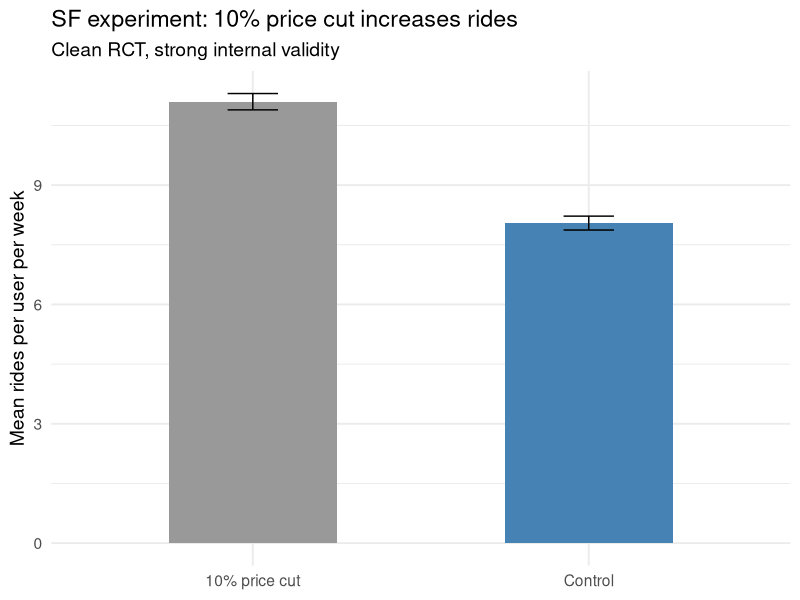
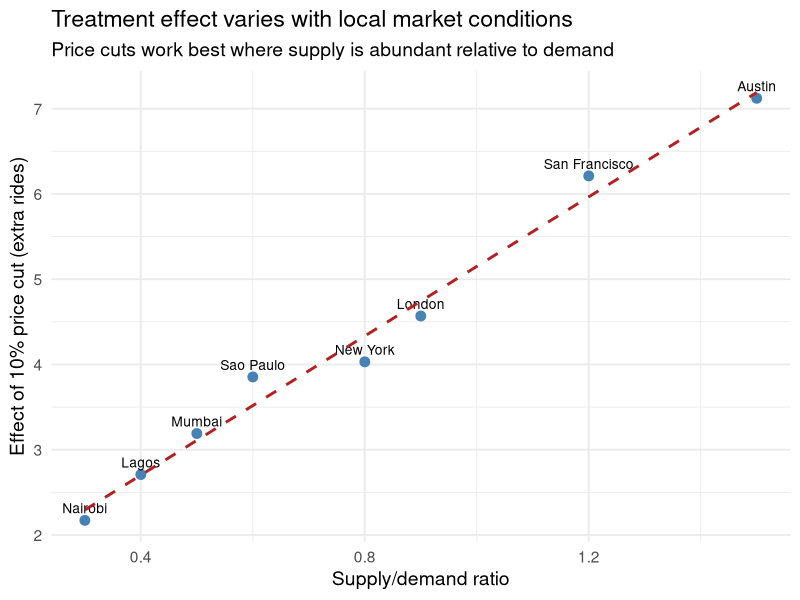
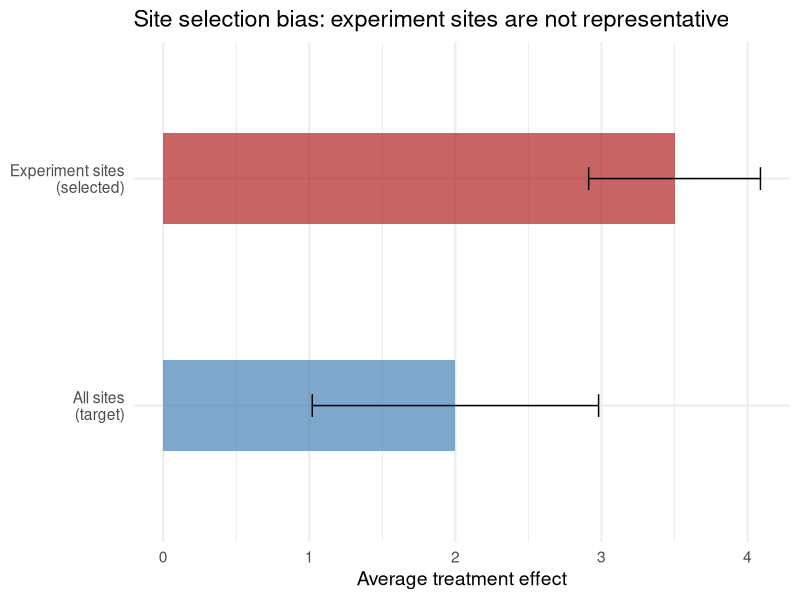
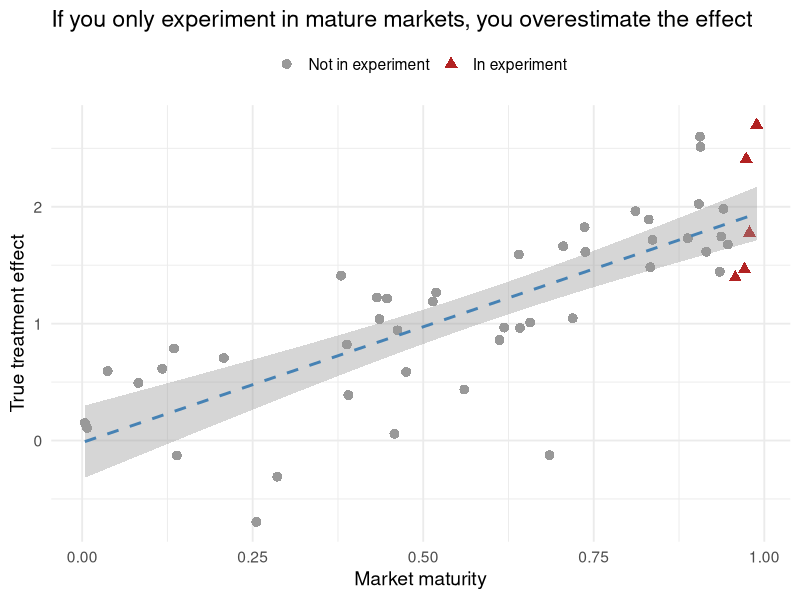
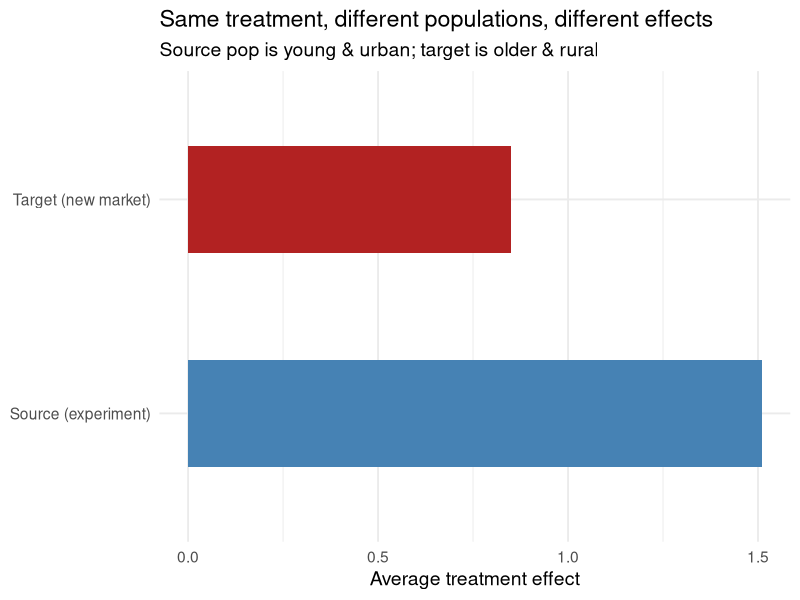
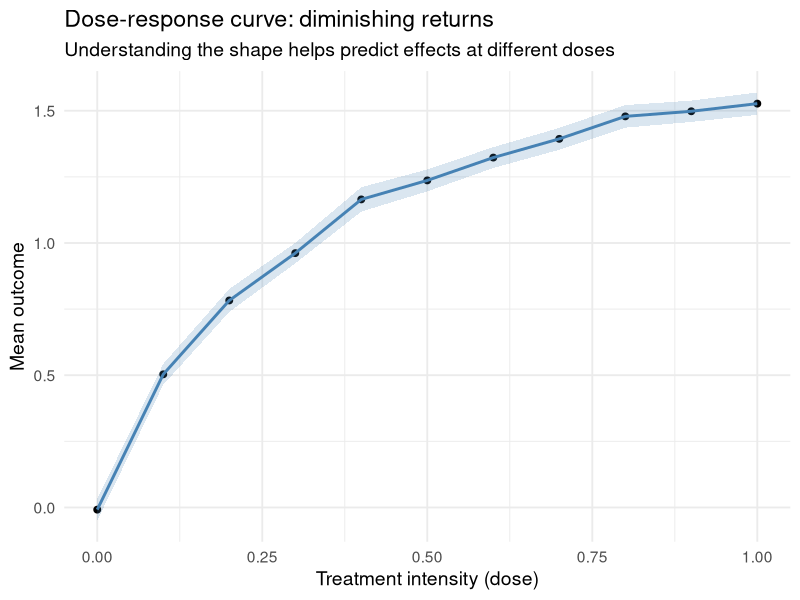
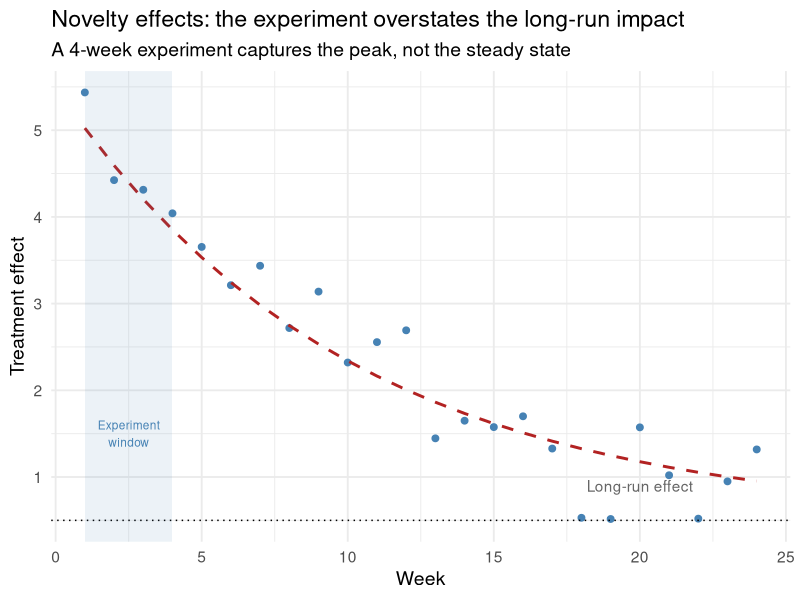
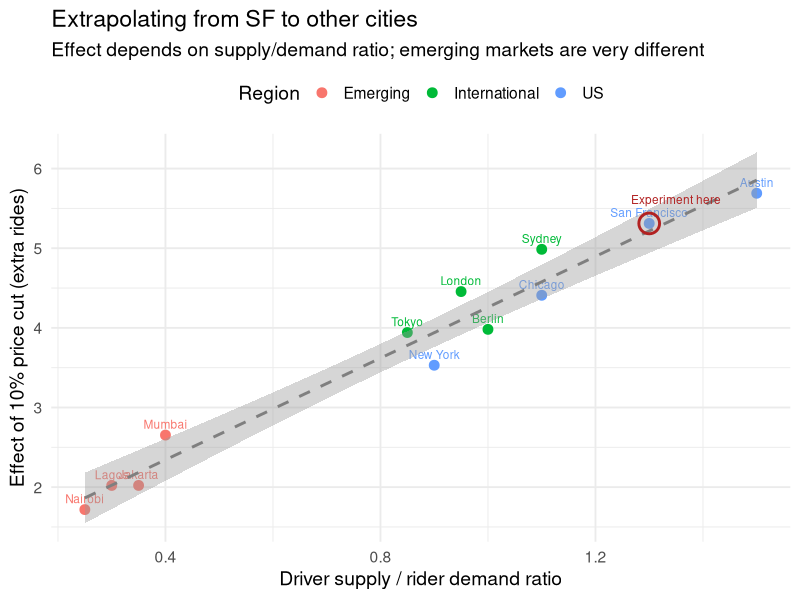

R code for these plots, in order:
## ---- chunk 1
knitr::opts_chunk$set(
  echo = TRUE, fig.align = "center",
  fig.width = 10, fig.height = 4.2, dpi = 150,
  message = FALSE, warning = FALSE
)
library(tidyverse)
theme_set(theme_minimal(base_size = 14))
set.seed(42)
## ---- chunk 2
set.seed(42)
n <- 2000
sf_data <- tibble(
  price_cut = sample(c(0, 1), n, replace = TRUE),
  rides = rpois(n, lambda = 8 + 3 * price_cut)
)

sf_data |>
  group_by(price_cut) |>
  summarise(mean_rides = mean(rides), se = sd(rides) / sqrt(n())) |>
  mutate(group = if_else(price_cut == 1, "10% price cut", "Control")) |>
  ggplot(aes(group, mean_rides, fill = group)) +
  geom_col(width = 0.5, show.legend = FALSE) +
  geom_errorbar(aes(ymin = mean_rides - 1.96 * se,
                     ymax = mean_rides + 1.96 * se), width = 0.15) +
  scale_fill_manual(values = c("grey60", "steelblue")) +
  labs(title = "SF experiment: 10% price cut increases rides",
       subtitle = "Clean RCT, strong internal validity",
       x = NULL, y = "Mean rides per user per week")
## ---- chunk 3
set.seed(42)
n_cities <- 8
city_data <- tibble(
  city = c("San Francisco", "New York", "Lagos", "Mumbai",
           "Austin", "London", "Sao Paulo", "Nairobi"),
  supply_demand_ratio = c(1.2, 0.8, 0.4, 0.5, 1.5, 0.9, 0.6, 0.3),
  # Effect depends on supply/demand: abundant supply -> price cuts work
  true_effect = 1 + 4 * supply_demand_ratio + rnorm(n_cities, sd = 0.3)
)

ggplot(city_data, aes(supply_demand_ratio, true_effect, label = city)) +
  geom_point(size = 3, color = "steelblue") +
  geom_text(vjust = -0.7, size = 3.5) +
  geom_smooth(method = "lm", se = FALSE, color = "firebrick",
              linetype = "dashed") +
  labs(title = "Treatment effect varies with local market conditions",
       subtitle = "Price cuts work best where supply is abundant relative to demand",
       x = "Supply/demand ratio", y = "Effect of 10% price cut (extra rides)")
## ---- chunk 4
tibble(
  site = c("Experiment sites\n(selected)", "All sites\n(target)"),
  mean_effect = c(3.5, 2.0),
  se = c(0.3, 0.5)
) |>
  ggplot(aes(site, mean_effect)) +
  geom_col(width = 0.4, fill = c("firebrick", "steelblue"), alpha = 0.7) +
  geom_errorbar(aes(ymin = mean_effect - 1.96 * se,
                     ymax = mean_effect + 1.96 * se), width = 0.1) +
  labs(title = "Site selection bias: experiment sites are not representative",
       x = NULL, y = "Average treatment effect") +
  coord_flip()
## ---- chunk 5
set.seed(42)
n_sites <- 50
sites <- tibble(
  site_id = 1:n_sites,
  # Site characteristic that moderates the effect
  market_maturity = runif(n_sites, 0, 1),
  # True effect depends on maturity: mature markets respond more
  true_effect = 2 * market_maturity + rnorm(n_sites, sd = 0.5),
  # Experiment ran in 5 most mature sites
  in_experiment = rank(-market_maturity) <= 5
)

ggplot(sites, aes(market_maturity, true_effect,
                   color = in_experiment, shape = in_experiment)) +
  geom_point(size = 3) +
  scale_color_manual(values = c("grey60", "firebrick"),
                     labels = c("Not in experiment", "In experiment")) +
  scale_shape_manual(values = c(16, 17),
                     labels = c("Not in experiment", "In experiment")) +
  geom_smooth(data = sites, aes(group = 1), method = "lm",
              color = "steelblue", se = TRUE, linetype = "dashed") +
  labs(title = "If you only experiment in mature markets, you overestimate the effect",
       x = "Market maturity", y = "True treatment effect",
       color = NULL, shape = NULL) +
  theme(legend.position = "top")
## ---- chunk 6
set.seed(42)
n <- 3000

# Source population (experiment site): mostly young, urban
source <- tibble(
  pop = "Source (experiment)",
  age = rnorm(n, mean = 30, sd = 5),
  urban = rbinom(n, 1, prob = 0.8),
  treated = sample(c(0, 1), n, replace = TRUE),
  # Effect moderated by age: younger people respond more
  y = 5 + (3 - 0.05 * age) * treated + 2 * urban + rnorm(n)
)

# Target population: older, more rural
target <- tibble(
  pop = "Target (new market)",
  age = rnorm(n, mean = 45, sd = 8),
  urban = rbinom(n, 1, prob = 0.3),
  treated = sample(c(0, 1), n, replace = TRUE),
  y = 5 + (3 - 0.05 * age) * treated + 2 * urban + rnorm(n)
)

both <- bind_rows(source, target)

effects <- both |>
  group_by(pop) |>
  summarise(ate = mean(y[treated == 1]) - mean(y[treated == 0]))

ggplot(effects, aes(pop, ate, fill = pop)) +
  geom_col(width = 0.5, show.legend = FALSE) +
  scale_fill_manual(values = c("steelblue", "firebrick")) +
  labs(title = "Same treatment, different populations, different effects",
       subtitle = "Source pop is young & urban; target is older & rural",
       x = NULL, y = "Average treatment effect") +
  coord_flip()
## ---- chunk 7
set.seed(42)
dose_data <- tibble(
  dose = rep(seq(0, 1, by = 0.1), each = 200),
  y = 2 * dose / (0.3 + dose) + rnorm(11 * 200, sd = 0.3)
)

dose_data |>
  group_by(dose) |>
  summarise(mean_y = mean(y), se = sd(y)/sqrt(n())) |>
  ggplot(aes(dose, mean_y)) +
  geom_point(size = 2) +
  geom_line(color = "steelblue", linewidth = 1) +
  geom_ribbon(aes(ymin = mean_y - 1.96*se, ymax = mean_y + 1.96*se),
              alpha = 0.2, fill = "steelblue") +
  labs(title = "Dose-response curve: diminishing returns",
       subtitle = "Understanding the shape helps predict effects at different doses",
       x = "Treatment intensity (dose)", y = "Mean outcome")
## ---- chunk 8
set.seed(42)
weeks <- 1:24
# True effect decays exponentially (novelty wears off)
true_weekly_effect <- 5 * exp(-0.1 * weeks) + 0.5
# Observed with noise
observed_effect <- true_weekly_effect + rnorm(24, sd = 0.3)

tibble(week = weeks, effect = observed_effect, true = true_weekly_effect) |>
  ggplot(aes(week, effect)) +
  geom_point(color = "steelblue", size = 2) +
  geom_line(aes(y = true), color = "firebrick", linewidth = 1,
            linetype = "dashed") +
  geom_hline(yintercept = 0.5, linetype = "dotted") +
  annotate("text", x = 20, y = 0.9, label = "Long-run effect",
           color = "grey40") +
  annotate("rect", xmin = 1, xmax = 4, ymin = -Inf, ymax = Inf,
           alpha = 0.1, fill = "steelblue") +
  annotate("text", x = 2.5, y = 1.5, label = "Experiment\nwindow",
           color = "steelblue", size = 3) +
  labs(title = "Novelty effects: the experiment overstates the long-run impact",
       subtitle = "A 4-week experiment captures the peak, not the steady state",
       x = "Week", y = "Treatment effect")
## ---- chunk 9
set.seed(42)
n_cities <- 12
cities <- tibble(
  city = c("San Francisco", "New York", "Chicago", "Austin",
           "Lagos", "Nairobi", "Mumbai", "Jakarta",
           "London", "Berlin", "Tokyo", "Sydney"),
  region = rep(c("US", "Emerging", "International"), each = 4),
  supply_ratio = c(1.3, 0.9, 1.1, 1.5,
                   0.3, 0.25, 0.4, 0.35,
                   0.95, 1.0, 0.85, 1.1),
  # True effect of price cut depends on supply
  true_effect = 1 + 3 * supply_ratio + rnorm(n_cities, sd = 0.3),
  # Experiment only ran in SF
  experimental = city == "San Francisco"
)

ggplot(cities, aes(supply_ratio, true_effect, color = region, label = city)) +
  geom_point(size = 3) +
  geom_text(vjust = -0.7, size = 3, show.legend = FALSE) +
  geom_smooth(aes(group = 1), method = "lm", se = TRUE,
              color = "grey50", linetype = "dashed") +
  geom_point(data = cities |> filter(experimental),
             shape = 1, size = 6, color = "firebrick", stroke = 1.5) +
  annotate("text", x = 1.35, y = cities$true_effect[1] + 0.3,
           label = "Experiment here", color = "firebrick", size = 3) +
  labs(title = "Extrapolating from SF to other cities",
       subtitle = "Effect depends on supply/demand ratio; emerging markets are very different",
       x = "Driver supply / rider demand ratio",
       y = "Effect of 10% price cut (extra rides)", color = "Region") +
  theme(legend.position = "top")
## ---- chunk 10
# If we had multi-site data, we could model the heterogeneity
cities_mod <- lm(true_effect ~ supply_ratio, data = cities)
cat("Effect per unit supply ratio:", round(coef(cities_mod)[2], 2), "\n")
# Predict for a new city
new_city <- data.frame(supply_ratio = 0.35)
cat("Predicted effect for city with supply ratio 0.35:",
    round(predict(cities_mod, new_city), 2), "\n")
## ---- chunk 11
set.seed(42)
# Simulate studies from two eras with different research practices
n_studies <- 100

era_vec <- rep(c("2015-2017", "2022-2024"), each = n_studies/2)
studies <- tibble(
  study_id = 1:n_studies,
  era = era_vec,
  has_pap = ifelse(era_vec == "2015-2017",
                   rbinom(n_studies, 1, 0.3),
                   rbinom(n_studies, 1, 0.7)),
  sample_size = ifelse(era_vec == "2015-2017",
                       round(runif(n_studies, 200, 2000)),
                       round(runif(n_studies, 500, 5000))),
  # Reporting rate depends on era and PAP status
  reporting_rate = pmin(1, pmax(0,
    0.3 + 0.15 * has_pap + 0.1 * (era == "2022-2024") +
    rnorm(n_studies, sd = 0.15)
  ))
)

ggplot(studies, aes(era, reporting_rate, fill = factor(has_pap))) +
  geom_boxplot(alpha = 0.7) +
  scale_fill_manual(values = c("grey60", "steelblue"),
                    labels = c("No PAP", "Has PAP")) +
  labs(title = "Reporting rates by era and PAP status",
       subtitle = "Simulated data: later studies report more, especially with PAPs",
       x = "Study era", y = "Proportion of hypotheses reported",
       fill = NULL) +
  theme(legend.position = "top")
## ---- chunk 12
set.seed(42)
n_sites <- 30
n_per_site <- 200

# Generate sites with different characteristics
all_sites <- map_dfr(1:n_sites, function(s) {
  char <- runif(1, 0, 2)  # site characteristic
  # True CATE depends non-linearly on characteristic
  true_cate <- 3 * sin(char * pi / 2)
  tibble(
    site = s,
    characteristic = char,
    true_cate = true_cate,
    treated = sample(c(0, 1), n_per_site, replace = TRUE),
    y = 5 + true_cate * treated + rnorm(n_per_site, sd = 2)
  )
})

site_effects <- all_sites |>
  group_by(site, characteristic, true_cate) |>
  summarise(est = mean(y[treated == 1]) - mean(y[treated == 0]),
            .groups = "drop") |>
  mutate(in_sample = characteristic < 1)  # experiment in low-char sites

ggplot(site_effects, aes(characteristic, est, color = in_sample)) +
  geom_point(size = 3) +
  geom_line(aes(y = true_cate, group = 1), color = "firebrick",
            linewidth = 1, linetype = "dashed") +
  geom_smooth(data = site_effects |> filter(in_sample),
              method = "lm", se = TRUE, color = "steelblue",
              fullrange = TRUE) +
  geom_vline(xintercept = 1, linetype = "dotted") +
  annotate("text", x = 0.5, y = -0.5, label = "Experiment\nsites",
           color = "steelblue", size = 3.5) +
  annotate("text", x = 1.5, y = -0.5, label = "Extrapolation\nzone",
           color = "firebrick", size = 3.5) +
  scale_color_manual(values = c("firebrick", "steelblue"), guide = "none") +
  labs(title = "Linear extrapolation fails when the true relationship is non-linear",
       subtitle = "The linear fit from experiment sites badly predicts effects elsewhere",
       x = "Site characteristic", y = "Treatment effect")
